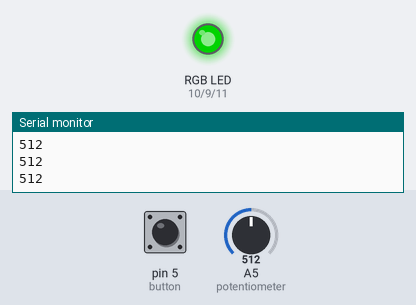
This program was run on a simulated Arduino Nano, built with avr-gcc and run on an emulated ATmega328P. Shown: an RGB LED mixed from three pins (HIGH = lit), the last lines printed to the serial monitor. The test bench sets the inputs (shaded band); at power-on: A5 (potentiometer) = 512, pin 5 (button) LOW. Dim RGB values are drawn brighter than linear.

Above: at 1.2 s.
1.3 s: A5 (potentiometer) set to 716
At 2.3 s:
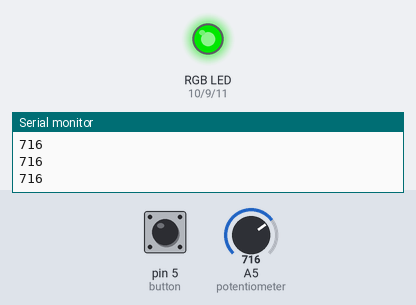
2.8 s: pin 5 (button) pulled HIGH for 0.15 s
At 3.5 s:
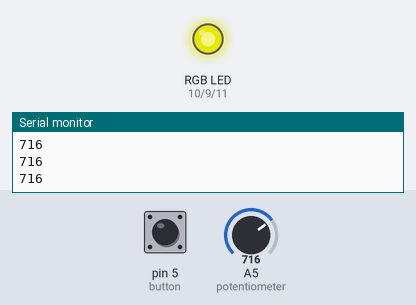
4.5 s: A5 (potentiometer) set to 900
At 4.8 s:
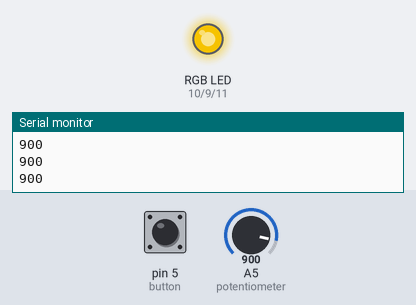
6.0 s: pin 5 (button) pulled HIGH for 1 s
At 7.9 s:
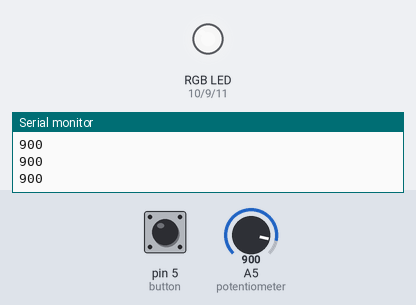
8.5 s: A5 (potentiometer) set to 511
At 9.1 s:
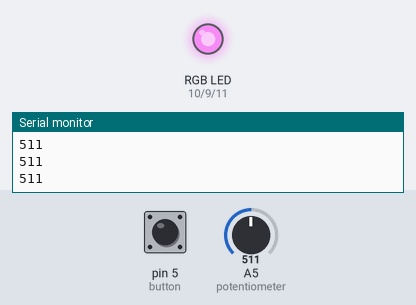
10.0 s: pin 5 (button) pulled HIGH for 0.15 s
At 11.3 s:
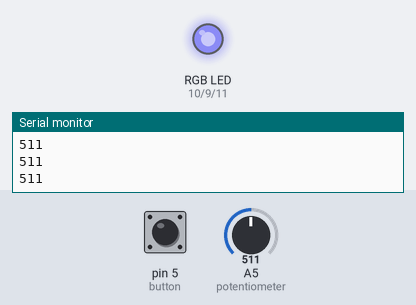
Timing chart, 0 to 12.7 s (numbered marks = the images above; inputs shaded):
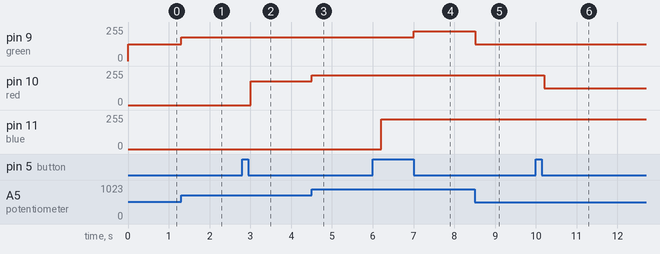

The program:

main.cpp
```cpp
#include <Arduino.h>

int green = 9;
int red = 10;
int blue = 11;
int button = 5;
int potentiometer = A5;
int power;

int buttonstate;
int color = 1;

void setup() {
  pinMode(green,OUTPUT);
  pinMode(red,OUTPUT);
  pinMode(blue,OUTPUT);
  pinMode(button, INPUT);
  Serial.begin(9600);
}

void loop() {
  // put your main code here, to run repeatedly:

  if (color > 3) {
    color = 1;
  }

  buttonstate = digitalRead(button);
  if (buttonstate == HIGH) {
    color = color + 1;
    delay(200);
  }

  power = analogRead(potentiometer);
  Serial.println(power);

  power = map(power, 0, 1023, 0, 255);


  switch (color) {
    case 1:
    analogWrite(green, power);
    break;

    case 2:
    analogWrite(red, power);
    break;

    case 3:
    analogWrite(blue, power);
    break;
  }


}
```

Measured:
- after the input at 1.3 s, pin 9 (green): 127/255 → 178/255 at once
- after the input at 2.8 s, pin 10 (red): 0/255 → 178/255 after 0.20 s
- after the input at 4.5 s, pin 10 (red): 178/255 → 224/255 at once
- after the input at 6.0 s, pin 9 (green): 178/255 → 224/255 after 1.0 s; pin 11 (blue): 0/255 → 224/255 after 0.20 s
- after the input at 8.5 s, pin 9 (green): 224/255 → 127/255 at once
- after the input at 10.0 s, pin 10 (red): 224/255 → 127/255 after 0.20 s
